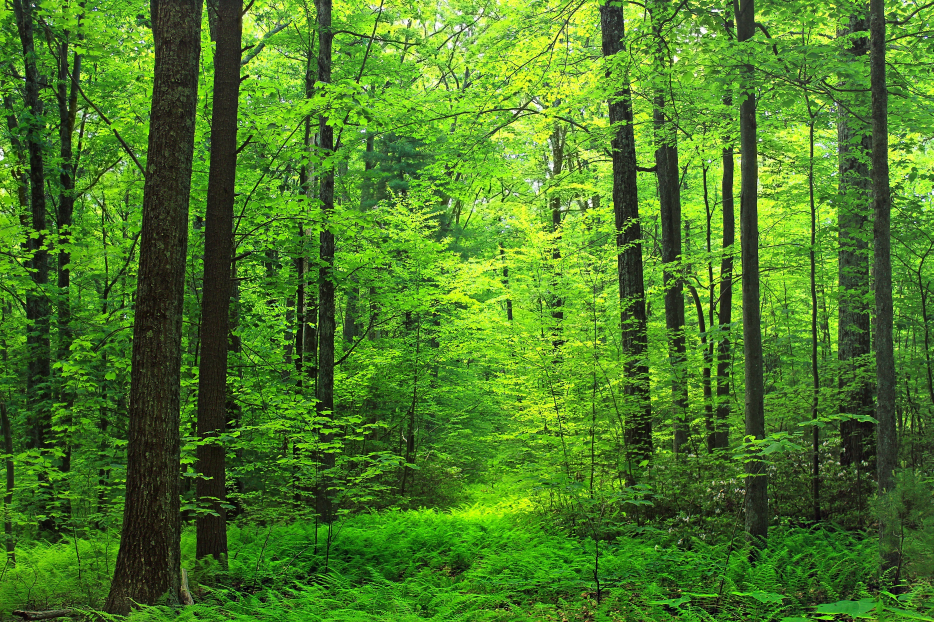
#> input picture Forrest.jpg, 2800 x 1866 px (shown at 1/3 size)
$ python -i heuristic_puzzle_solver.py   (imports and definitions only)
#> lines starting #> are read from the running program, lines starting #| are printed output that depends on the picture
#> further down, picture is the input picture: PIL image 2800x1866 RGB; mean R, G, B 76.9, 124, 37.8
"""
Heuristic Puzzle Solver (Multi-Feature Version)

This one doesn't use ML.
No training.
No neural nets.

Just classic computer vision tricks combined together:

1. Color continuity along edges
2. Color histogram similarity
3. Gradient similarity (Sobel-based)
4. Simple texture estimation (local variance)

Each metric gets a weight.
We combine them into a final score.

It’s greedy placement (row by row),
but the matching itself is fairly robust.
"""

import numpy as np
from PIL import Image
import matplotlib.pyplot as plt
from scipy.spatial import distance
from scipy.ndimage import convolve
import random
import sys


from generate_puzzle_pieces import Image_Puzzle
from puzzle_piece import Piece_of_Puzzle, reset_id_generators


# ------------------------------------------------------------
# Edge Feature Extraction
# ------------------------------------------------------------

class EdgeFeatureExtractor:
    """
    Extracts multiple types of features from a puzzle edge.
    """

    def __init__(self, edge_width=40):
        self.edge_width = edge_width

    # [30 lines left out: functions get_edge_strip, compute_color_histogram, not called in this run]

    def compute_gradient_features(self, edge_img):
        """Compute simple Sobel-based gradient stats."""
        gray = np.array(edge_img.convert("L")).astype(float)
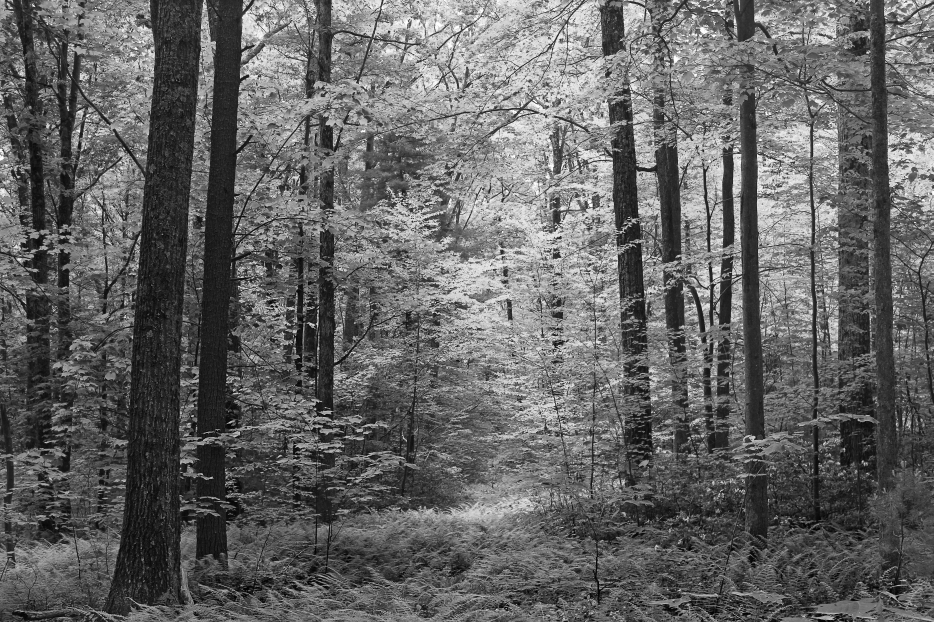
#> gray: shape (1866, 2800) float64 (shown at 1/3 size); min 0, max 255, mean 100.1

        sobel_x = np.array([[-1, 0, 1],
                            [-2, 0, 2],
                            [-1, 0, 1]])

        sobel_y = np.array([[-1, -2, -1],
                            [0,  0,  0],
                            [1,  2,  1]])

        grad_x = convolve(gray, sobel_x)
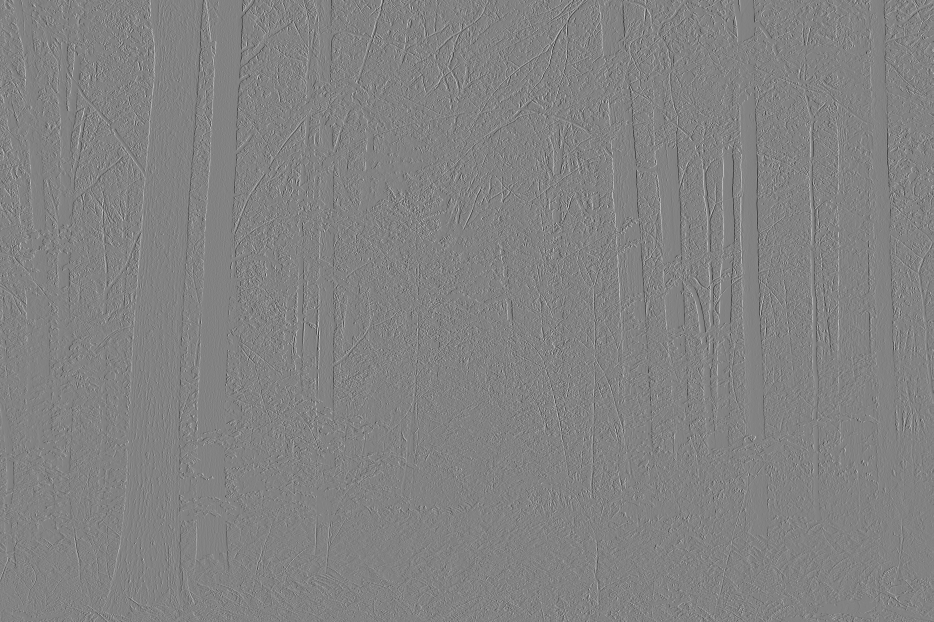
#> grad_x: shape (1866, 2800) float64 (shown at 1/3 size); min -991, max 944, mean 0; drawn with min black and max white
        grad_y = convolve(gray, sobel_y)

        magnitude = np.sqrt(grad_x**2 + grad_y**2)
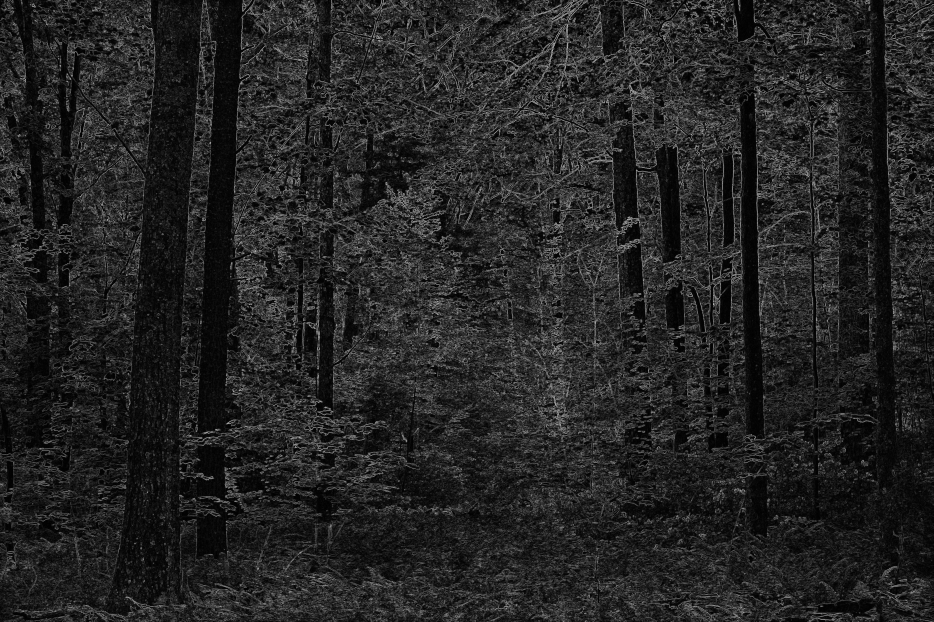
#> magnitude: shape (1866, 2800) float64 (shown at 1/3 size); min 0, max 1032, mean 149.2; drawn with min black and max white

        return {
            "magnitude_mean": np.mean(magnitude),
            "magnitude_std": np.std(magnitude),
        }

    # [25 lines left out: functions compute_texture_features, compute_boundary_pixels, not called in this run]


# ------------------------------------------------------------
# Solver
# ------------------------------------------------------------

class HeuristicPuzzleSolver:
    """
    Greedy solver that uses multi-feature edge scoring.
    """

    def __init__(self, edge_width=40):
        self.feature_extractor = EdgeFeatureExtractor(edge_width)

    # [203 lines left out: functions compute_edge_compatibility, rotate_piece, solve_puzzle, visualize_solution, main, not called in this run]


# [2 lines not run here, left out]

>>> from PIL import Image
>>> picture = Image.open('Forrest.jpg')
>>> result = EdgeFeatureExtractor().compute_gradient_features(picture)
#> result = {'magnitude_mean': 149.2, 'magnitude_std': 138.9}

$ run again, on reconstructed_city_scape.jpg
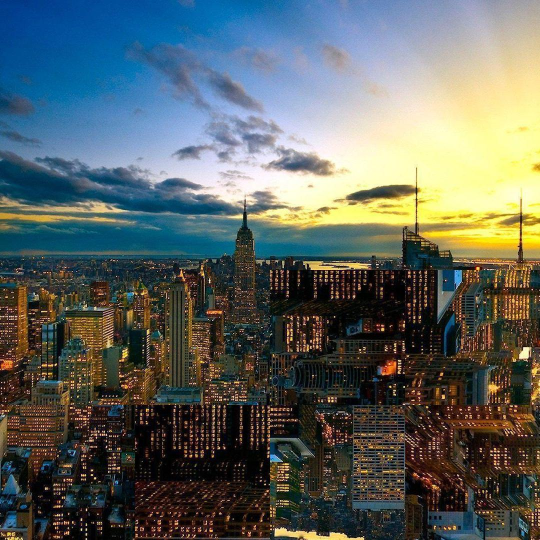
#> input picture reconstructed_city_scape.jpg, 1080 x 1080 px (shown at 1/2 size)
#> picture is the input picture: PIL image 1080x1080 RGB; mean R, G, B 91.8, 99.5, 96.4
#> in compute_gradient_features, `grad_y = convolve(gray, sobel_y)`:
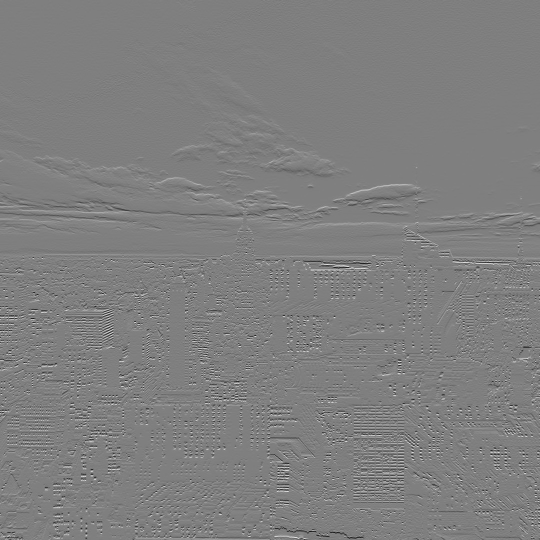
#> grad_y: shape (1080, 1080) float64 (shown at 1/2 size); min -946, max 947, mean 0.3; drawn with min black and max white
#> in compute_gradient_features, `magnitude = np.sqrt(grad_x**2 + grad_y**2)`:
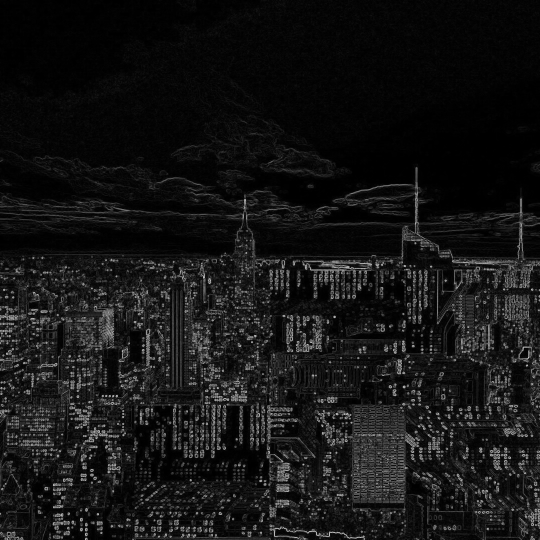
#> magnitude: shape (1080, 1080) float64 (shown at 1/2 size); min 0, max 1031.7, mean 85.6; drawn with min black and max white
#> result = {'magnitude_mean': 85.65, 'magnitude_std': 125.3}

$ run again, on reconstructed_dock.jpg
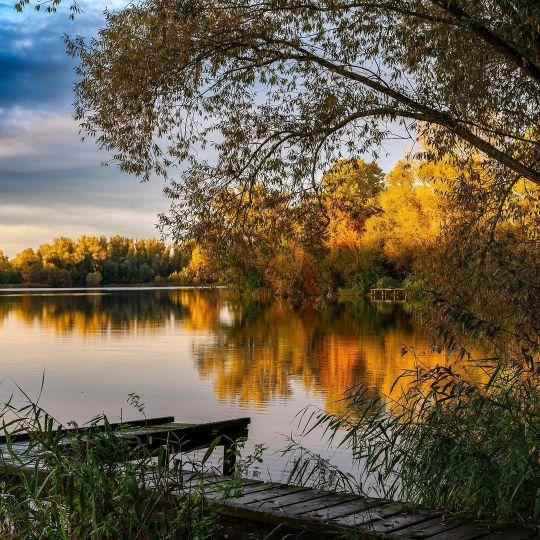
#> input picture reconstructed_dock.jpg, 1080 x 1080 px (shown at 1/2 size)
#> picture is the input picture: PIL image 1080x1080 RGB; mean R, G, B 106.1, 94.7, 71.8
#> in compute_gradient_features, `grad_y = convolve(gray, sobel_y)`:
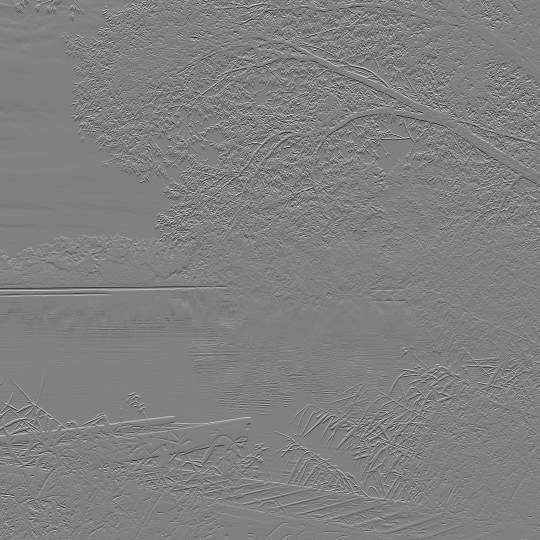
#> grad_y: shape (1080, 1080) float64 (shown at 1/2 size); min -973, max 960, mean 0.6; drawn with min black and max white
#> in compute_gradient_features, `magnitude = np.sqrt(grad_x**2 + grad_y**2)`:
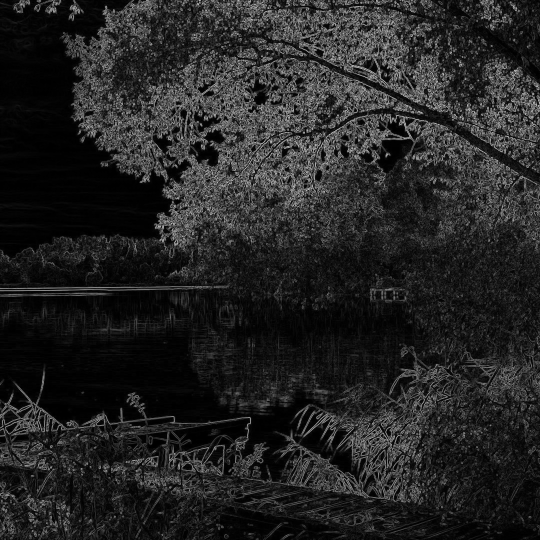
#> magnitude: shape (1080, 1080) float64 (shown at 1/2 size); min 0, max 1033.1, mean 147.3; drawn with min black and max white
#> result = {'magnitude_mean': 147.3, 'magnitude_std': 165}
